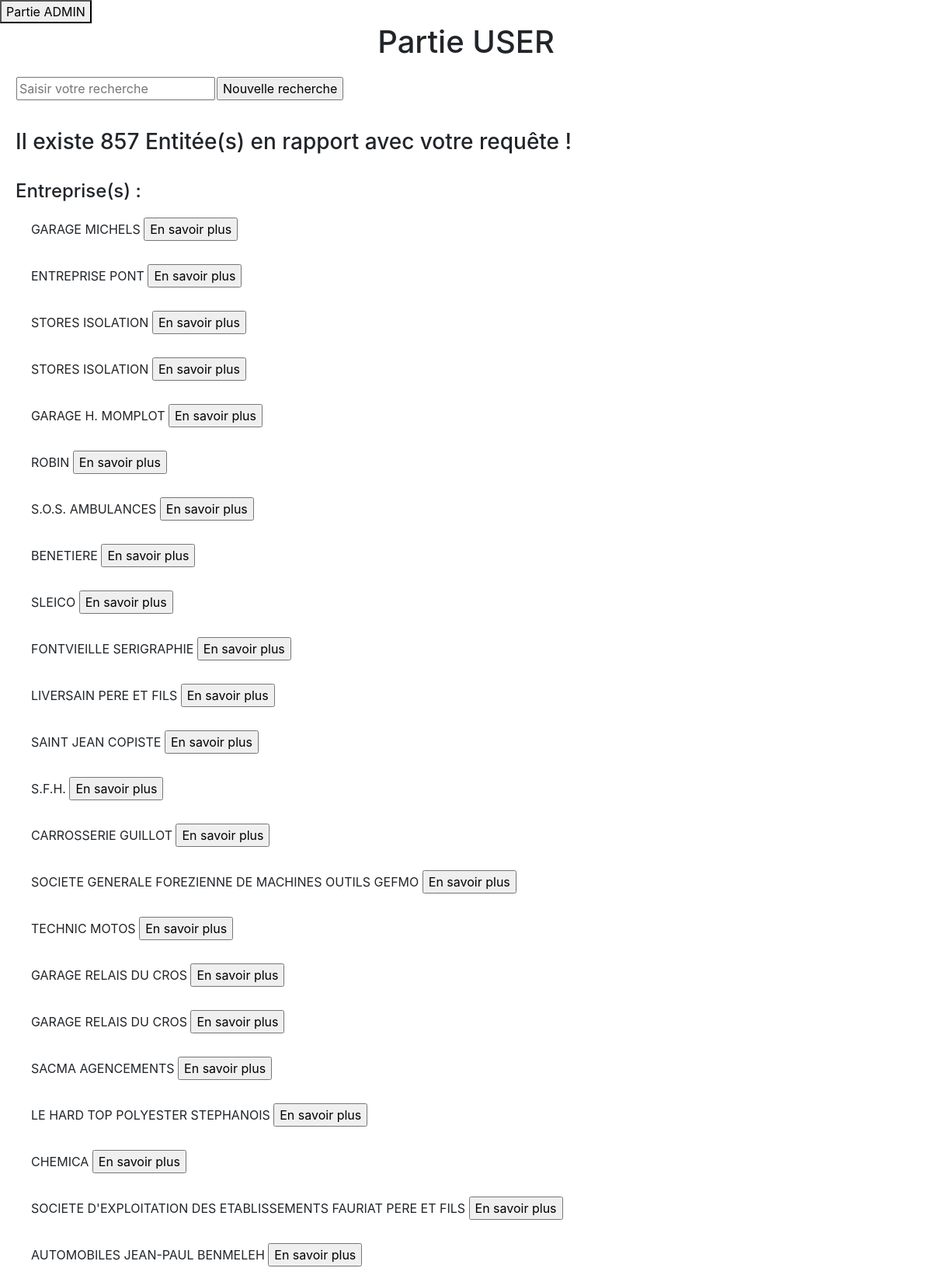
The page /result.php (upper part) on the database its author committed.
### tables this page shows
CREATE TABLE IF NOT EXISTS `wikibase` (
  `id` int(4) DEFAULT NULL,
  `siren` int(9) DEFAULT NULL,
  `nic` varchar(5) DEFAULT NULL,
  `siret` bigint(14) DEFAULT NULL,
  `date_creation` varchar(10) DEFAULT NULL,
  `nom` varchar(62) DEFAULT NULL,
  `categorie` varchar(3) DEFAULT NULL,
  `numeroVoie` int(3) DEFAULT NULL,
  `typeVoie` varchar(3) DEFAULT NULL,
  `nomVoie` varchar(29) DEFAULT NULL,
  `codePostal` int(5) DEFAULT NULL,
  `activite` varchar(128) DEFAULT NULL,
  `forme_juridique` varchar(52) DEFAULT NULL,
  `fonction_dirigeant` varchar(25) DEFAULT NULL,
  `effectif` varchar(9) DEFAULT NULL,
  `url` varchar(127) DEFAULT NULL
);

### result.php (the view, shortened to what this page needs)
<!DOCTYPE html>
<html lang="en">
<head>
    <link rel="stylesheet" href="https://cdn.jsdelivr.net/npm/bootstrap@4.3.1/dist/css/bootstrap.min.css">
</head>
<body>
  <a href="admin.php">
      <button>Partie ADMIN</button>
    </a>
  <h1>Partie USER</h1>
  <div>
  <form action="result.php" method="GET" name="">
	<table>
		<tr>
			<td><input type="text" name="search" placeholder="Saisir votre recherche" /></td>
			<td><input type="submit" name="" value="Nouvelle recherche" /></td>
		</tr>
	</table>
</form>
</div>
<?php
$search=$_GET['search'];
$servername = "localhost";
$username = "root";
$password = "";
$dbname="wiki";
  $conn = new mysqli($servername, $username, $password,$dbname);
  $conn->set_charset("utf8");
$sql = "SELECT * FROM wikibase where nom LIKE '%".$search."%' or  categorie LIKE '%".$search."%' or  fonction_dirigeant LIKE '%".$search."%' or  activite LIKE '%".$search."%'  ";
$sql1 = "SELECT * FROM linkedin where entreprise LIKE '%".$search."%' or  poste LIKE '%".$search."%'  ";
$result = $conn->query($sql);
$result1 = $conn->query($sql1);
$compteur=$result->num_rows+$result1->num_rows;
 echo " <div> <h3> Il existe ".$compteur." Entitée(s) en rapport avec votre requête !</h3> <br>";
if ($result->num_rows > 0) {
      echo "  <h4> Entreprise(s) :</h4>";
  while($row = $result->fetch_assoc()) {
    $id=$row["id"];
    echo " <div></strong>" . $row["nom"]. " <form method='POST' action='entreprise.php'>
    <input type='hidden' name='id_director' value=$id />
    <input type='submit' value='En savoir plus' />
</form> </div>";
  }
  echo "</div>";
}
?>
</body>
</html>

### result.php (style rules this page uses)
form { display:inline-block; }
div { margin:10px; padding:10px; }
h1 { text-align:center; margin:auto; dispaly:inline-block; }

### rows shown on the page
wikibase: nom "GARAGE MICHELS"
wikibase: nom "ENTREPRISE PONT"
wikibase: nom "STORES ISOLATION"
wikibase: nom "STORES ISOLATION"
wikibase: nom "GARAGE H. MOMPLOT"
wikibase: nom "ROBIN"
wikibase: nom "S.O.S. AMBULANCES"
wikibase: nom "BENETIERE"
wikibase: nom "SLEICO"
wikibase: nom "FONTVIEILLE SERIGRAPHIE"
wikibase: nom "LIVERSAIN PERE ET FILS"
wikibase: nom "SAINT JEAN COPISTE"
wikibase: nom "S.F.H."
wikibase: nom "CARROSSERIE GUILLOT"
wikibase: nom "SOCIETE GENERALE FOREZIENNE DE MACHINES OUTILS GEFMO"
wikibase: nom "TECHNIC MOTOS"
wikibase: nom "GARAGE RELAIS DU CROS"
wikibase: nom "GARAGE RELAIS DU CROS"
wikibase: nom "SACMA AGENCEMENTS"
wikibase: nom "LE HARD TOP POLYESTER STEPHANOIS"
wikibase: nom "CHEMICA"
wikibase: nom "SOCIETE D'EXPLOITATION DES ETABLISSEMENTS FAURIAT PERE ET FILS"
wikibase: nom "AUTOMOBILES JEAN-PAUL BENMELEH"

### other values the page prints
$compteur "857"
